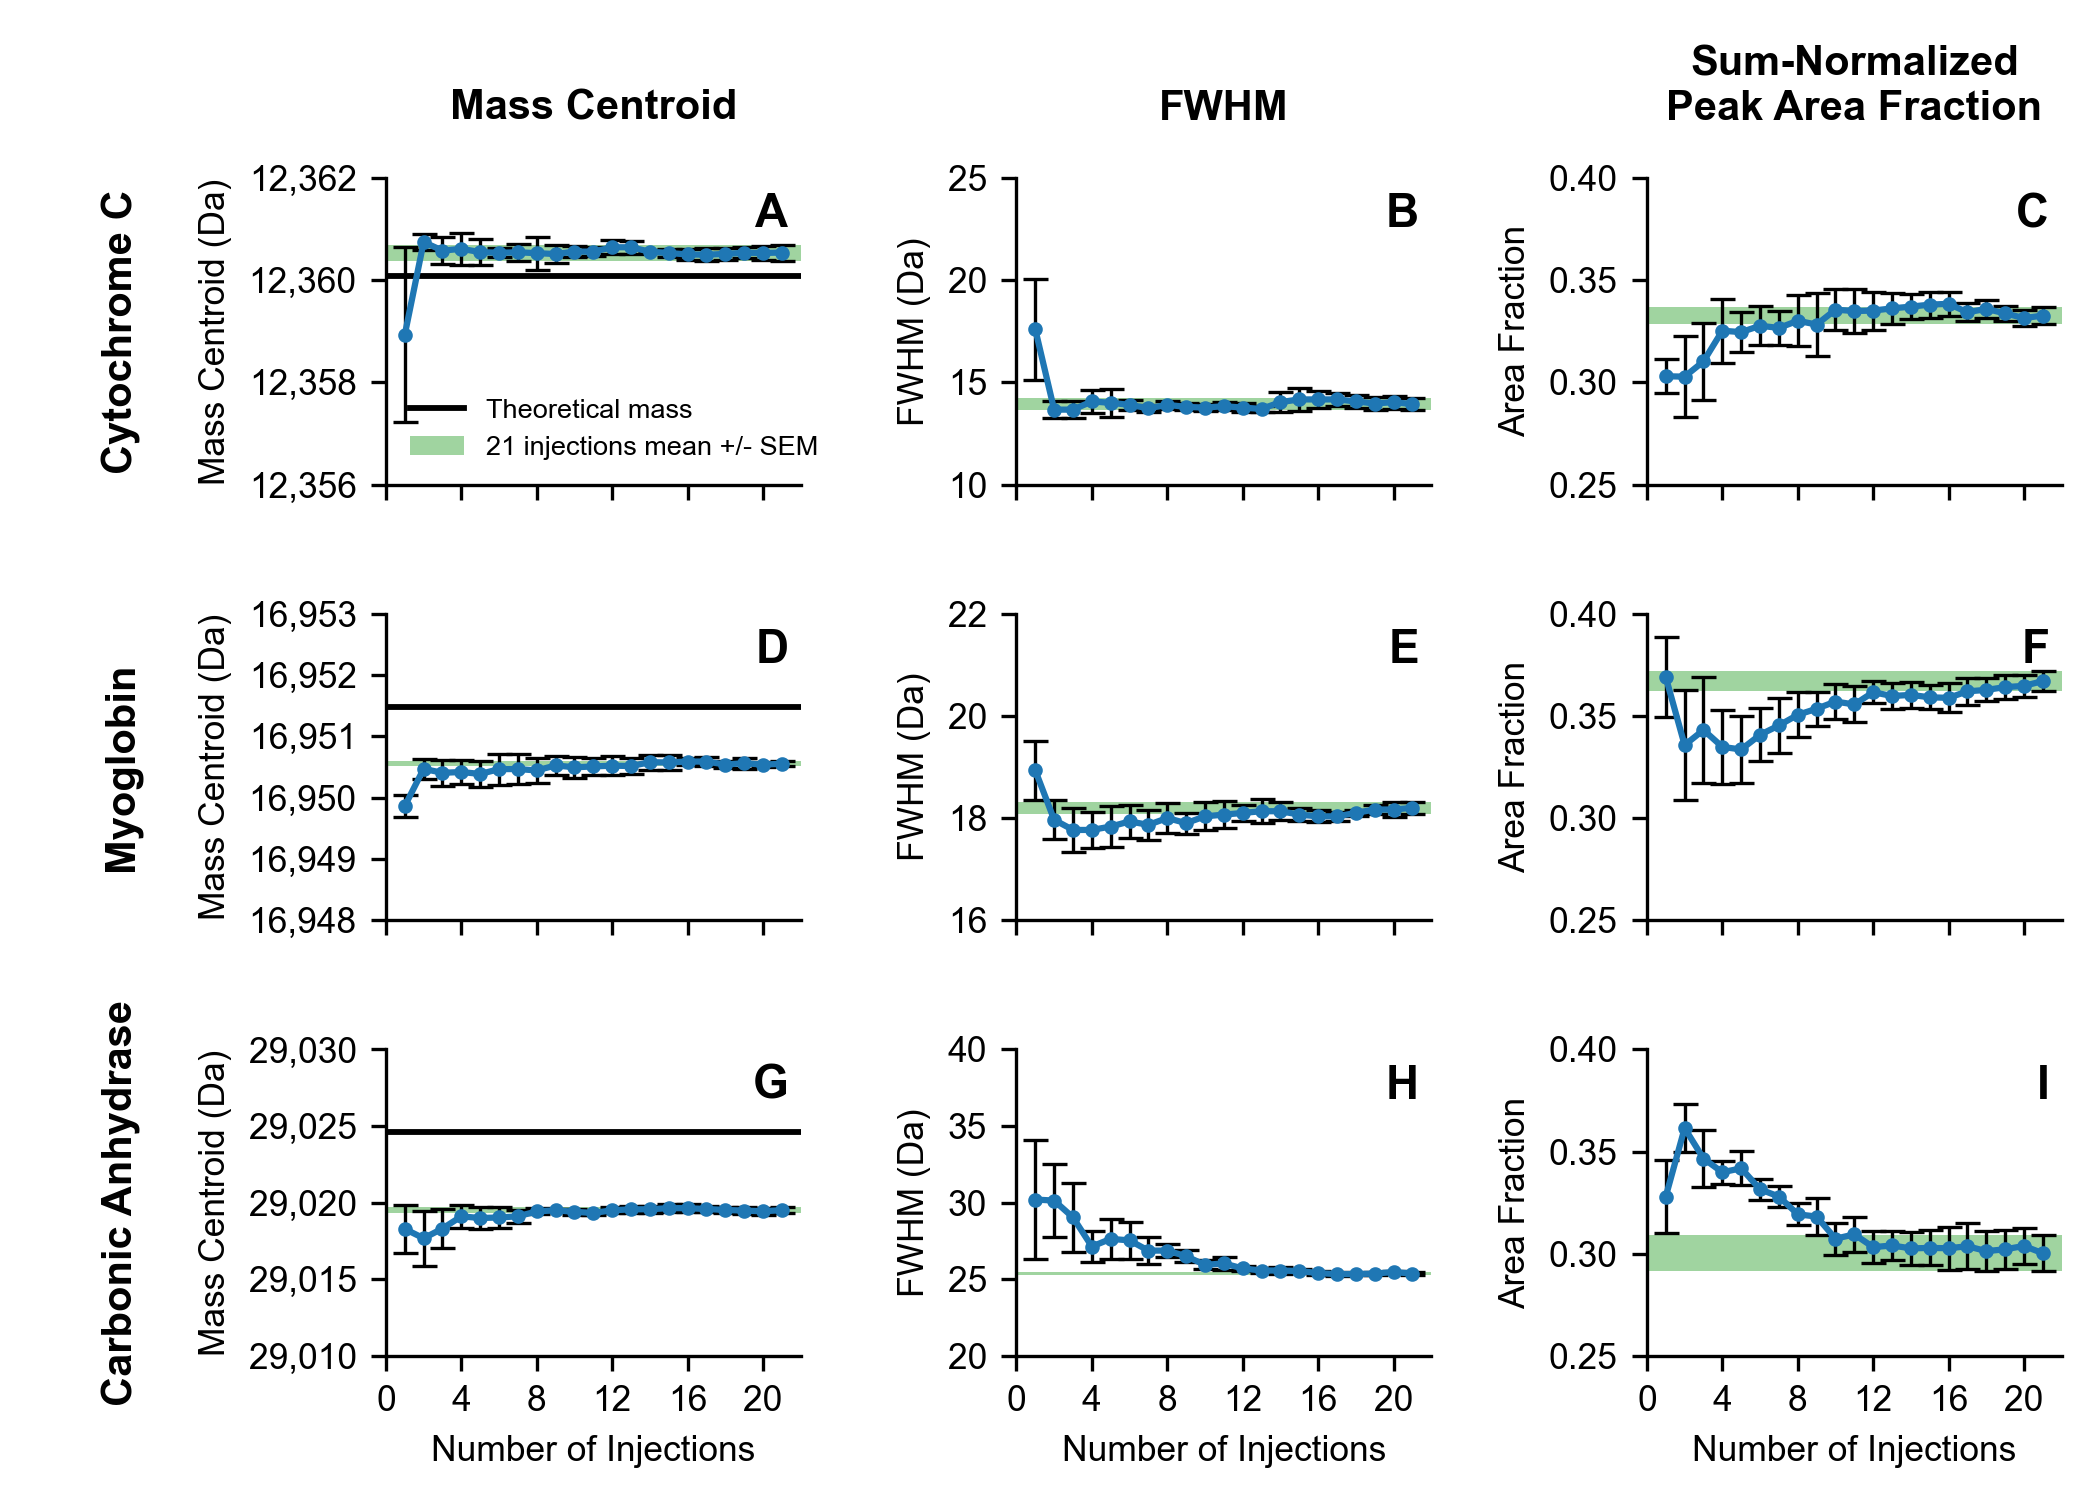

Source code (Python):
"""Create the protein-mix ion-statistics grid used in Figure S2."""

import re
from pathlib import Path

import matplotlib.pyplot as plt
from matplotlib.ticker import MaxNLocator, StrMethodFormatter
import numpy as np
import pandas as pd


REPLICATE_FOLDERS = [
    Path(r"Z:\Group Share\BHT\Temp\Paper\Stats\Protein Mix Rep 1"),
    Path(r"Z:\Group Share\BHT\Temp\Paper\Stats\Protein Mix Rep 2"),
    Path(r"Z:\Group Share\BHT\Temp\Paper\Stats\Protein Mix Rep 3"),
]

TARGET_MASSES = {
    "Cytochrome C": 12360.08,
    "Myoglobin": 16951.48,
    "Carbonic Anhydrase": 29024.63,
}

MASS_TOLERANCE_DA = 100.0
EXPECTED_INJECTIONS = tuple(range(1, 22))
HIGHLIGHT_INJECTION = 21
OUTPUT_DPI = 300
OUTPUT_DIRECTORY = Path(__file__).resolve().parent
OUTPUT_PNG = OUTPUT_DIRECTORY / "Figure S2.png"
OUTPUT_PDF = OUTPUT_DIRECTORY / "Figure S2.pdf"
OUTPUT_CSV = OUTPUT_DIRECTORY / "Figure S2_results.csv"

Y_TICK_INTERVALS_PER_SIDE = 2
BASE_FONT_SIZE = 8.5
GRID_HEADER_FONT_SIZE = 10
SUBPLOT_LABEL_FONT_SIZE = 11
LEGEND_FONT_SIZE = 6.5
FIGURE_SIZE_INCHES = (7.0, 5.0)
PEAK_LABEL_OFFSET_POINTS = 10
AXIS_STROKE_WIDTH = 0.8

REQUIRED_COLUMNS = {
    "Mass",
    "Area",
    "MassCentroid",
    "MassFWHM",
}

METRICS = {
    "centroid": {
        "title": "Mass Centroid",
        "ylabel": "Mass Centroid (Da)",
        "source": "Mass Centroid (Da)",
        "mean": "Mean Mass Centroid (Da)",
        "sem": "SEM Mass Centroid (Da)",
        "replicate": "Replicate {replicate} Mass Centroid (Da)",
        "format": "{x:,.0f}",
    },
    "fwhm": {
        "title": "FWHM",
        "ylabel": "FWHM (Da)",
        "source": "FWHM (Da)",
        "mean": "Mean FWHM (Da)",
        "sem": "SEM FWHM (Da)",
        "replicate": "Replicate {replicate} FWHM (Da)",
        "format": "{x:.0f}",
    },
    "area_fraction": {
        "title": "Sum-Normalized\nPeak Area Fraction",
        "ylabel": "Area Fraction",
        "source": "Sum-Normalized Peak Area Fraction",
        "mean": "Mean Sum-Normalized Peak Area Fraction",
        "sem": "SEM Sum-Normalized Peak Area Fraction",
        "replicate": (
            "Replicate {replicate} Sum-Normalized Peak Area Fraction"
        ),
        "format": "{x:.2f}",
    },
}


def extract_injection_number(path: Path) -> int:
    """Extract an injection count from a ``merged_N_peakparam.dat`` name."""
    match = re.search(r"merged_(\d+)_", path.name)
    if match is None:
        raise ValueError(f"Could not determine injection number from: {path.name}")
    return int(match.group(1))


def load_peak_parameters(path: Path) -> pd.DataFrame:
    """Load and validate one UniDec peak-parameter file."""
    table = pd.read_csv(path, sep=r"\s+", encoding="utf-8")
    missing_columns = REQUIRED_COLUMNS.difference(table.columns)
    if missing_columns:
        missing = ", ".join(sorted(missing_columns))
        raise ValueError(f"Missing columns ({missing}) in: {path}")

    table = table.copy()
    for column in REQUIRED_COLUMNS:
        table[column] = pd.to_numeric(table[column], errors="coerce")
    if table[list(REQUIRED_COLUMNS)].isna().any().any():
        raise ValueError(f"Non-numeric required values found in: {path}")
    return table


def match_target_peak(
    table: pd.DataFrame,
    target_mass: float,
    path: Path,
) -> pd.Series:
    """Return the closest peak whose first-column mass is within tolerance."""
    mass_error = (table["Mass"] - target_mass).abs()
    candidates = table.loc[mass_error <= MASS_TOLERANCE_DA]
    if candidates.empty:
        raise ValueError(
            f"No peak within {MASS_TOLERANCE_DA:g} Da of {target_mass:.2f} Da in: "
            f"{path}"
        )
    closest_index = mass_error.loc[candidates.index].idxmin()
    return table.loc[closest_index]


def collect_measurements() -> pd.DataFrame:
    """Collect the three matched proteins from all replicate DAT files."""
    records: list[dict[str, float | int | str]] = []

    for replicate, folder in enumerate(REPLICATE_FOLDERS, start=1):
        if not folder.is_dir():
            raise FileNotFoundError(f"Replicate folder not found: {folder}")

        files = list(folder.glob("*_peakparam.dat"))
        files.sort(key=extract_injection_number)
        found_injections = tuple(extract_injection_number(path) for path in files)
        if found_injections != EXPECTED_INJECTIONS:
            raise ValueError(
                f"Replicate {replicate} must contain injections 1--21 exactly once; "
                f"found {found_injections}"
            )

        for path in files:
            injection_number = extract_injection_number(path)
            table = load_peak_parameters(path)
            matched_peaks = {
                protein: match_target_peak(table, target_mass, path)
                for protein, target_mass in TARGET_MASSES.items()
            }

            matched_area_sum = sum(
                float(peak["Area"]) for peak in matched_peaks.values()
            )
            if matched_area_sum <= 0.0:
                raise ValueError(f"Matched peak areas do not have a positive sum: {path}")

            for protein, target_mass in TARGET_MASSES.items():
                peak = matched_peaks[protein]
                peak_area = float(peak["Area"])
                if peak_area < 0.0:
                    raise ValueError(f"Negative matched peak area found in: {path}")
                records.append(
                    {
                        "Protein": protein,
                        "Theoretical Mass (Da)": target_mass,
                        "Injection Number": injection_number,
                        "Replicate": replicate,
                        "Matched Mass (Da)": float(peak["Mass"]),
                        "Mass Centroid (Da)": float(peak["MassCentroid"]),
                        "FWHM (Da)": float(peak["MassFWHM"]),
                        "Sum-Normalized Peak Area Fraction": (
                            peak_area / matched_area_sum
                        ),
                        "Source File": str(path),
                    }
                )

    measurements = pd.DataFrame.from_records(records)
    expected_rows = (
        len(REPLICATE_FOLDERS) * len(EXPECTED_INJECTIONS) * len(TARGET_MASSES)
    )
    if len(measurements) != expected_rows:
        raise ValueError(
            f"Expected {expected_rows} matched measurements; found {len(measurements)}"
        )
    return measurements


def standard_error(values: np.ndarray) -> float:
    """Return the standard error of the mean for replicate values."""
    if values.size < 2:
        return 0.0
    return float(np.std(values, ddof=1) / np.sqrt(values.size))


def create_results_table(measurements: pd.DataFrame) -> pd.DataFrame:
    """Create the wide replicate, mean, and SEM table used for plotting."""
    rows: list[dict[str, float | int | str]] = []

    for protein, theoretical_mass in TARGET_MASSES.items():
        protein_data = measurements.loc[measurements["Protein"] == protein]
        for injection_number in EXPECTED_INJECTIONS:
            group = protein_data.loc[
                protein_data["Injection Number"] == injection_number
            ].sort_values("Replicate")
            if tuple(group["Replicate"]) != tuple(
                range(1, len(REPLICATE_FOLDERS) + 1)
            ):
                raise ValueError(
                    f"Incomplete replicate data for {protein}, injection "
                    f"{injection_number}"
                )

            row: dict[str, float | int | str] = {
                "Protein": protein,
                "Theoretical Mass (Da)": theoretical_mass,
                "Injection Number": injection_number,
            }
            for metric in METRICS.values():
                values = group[metric["source"]].to_numpy(dtype=float)
                for replicate, value in enumerate(values, start=1):
                    row[metric["replicate"].format(replicate=replicate)] = value
                row[metric["mean"]] = float(np.mean(values))
                row[metric["sem"]] = standard_error(values)
            rows.append(row)

    return pd.DataFrame.from_records(rows)


def get_nice_tick_step(raw_step: float) -> float:
    """Round a tick interval up to a readable 1, 2, 5, or 10 multiple."""
    if raw_step <= 0:
        return 1.0
    magnitude = 10 ** np.floor(np.log10(raw_step))
    normalized = raw_step / magnitude
    for candidate in (1, 2, 5, 10):
        if normalized <= candidate:
            return float(candidate * magnitude)
    return float(10 * magnitude)


def set_metric_axis_limits(
    axis: plt.Axes,
    means: np.ndarray,
    errors: np.ndarray,
    metric_name: str,
    theoretical_mass: float | None = None,
) -> None:
    """Scale an axis using the nice-tick logic from Ion Statistics Grid.py."""
    values = np.concatenate((means - errors, means + errors))
    if theoretical_mass is not None:
        values = np.append(values, theoretical_mass)

    lower_value = float(np.min(values))
    upper_value = float(np.max(values))
    span = upper_value - lower_value
    minimum_padding = 0.01 if metric_name == "area_fraction" else 1.0
    padding = max(
        span * 0.08,
        max(abs(lower_value), abs(upper_value), 1.0) * 0.00005,
        minimum_padding,
    )
    lower_limit = lower_value - padding
    upper_limit = upper_value + padding
    tick_step = get_nice_tick_step(
        (upper_limit - lower_limit) / (Y_TICK_INTERVALS_PER_SIDE * 2)
    )
    tick_start = np.floor(lower_limit / tick_step) * tick_step
    tick_end = np.ceil(upper_limit / tick_step) * tick_step
    ticks = np.arange(tick_start, tick_end + tick_step * 0.5, tick_step)
    axis.set_ylim(ticks[0], ticks[-1])
    axis.set_yticks(ticks)
    axis.yaxis.set_major_formatter(StrMethodFormatter(METRICS[metric_name]["format"]))
    axis.yaxis.get_offset_text().set_visible(False)


def subplot_label(index: int) -> str:
    """Return spreadsheet-style subplot labels: A ... Z, AA, AB, etc."""
    label = ""
    while True:
        index, remainder = divmod(index, 26)
        label = chr(ord("A") + remainder) + label
        if index == 0:
            return label
        index -= 1


def make_figure(results: pd.DataFrame) -> plt.Figure:
    """Build the grid using the plotting logic from Ion Statistics Grid.py."""
    figure, axes = plt.subplots(
        nrows=len(TARGET_MASSES),
        ncols=len(METRICS),
        squeeze=False,
        sharex="col",
        figsize=FIGURE_SIZE_INCHES,
    )
    point_color = plt.get_cmap("tab10")(0)
    highlight_color = plt.get_cmap("tab10")(2)

    for row, (protein, theoretical_mass) in enumerate(TARGET_MASSES.items()):
        protein_results = results.loc[results["Protein"] == protein].sort_values(
            "Injection Number"
        )
        injection_numbers = protein_results["Injection Number"].to_numpy(dtype=float)

        for column, (metric_name, metric) in enumerate(METRICS.items()):
            axis = axes[row, column]
            means = protein_results[metric["mean"]].to_numpy(dtype=float)
            errors = protein_results[metric["sem"]].to_numpy(dtype=float)

            if row == 0:
                axis.set_title(
                    metric["title"],
                    fontsize=GRID_HEADER_FONT_SIZE,
                    fontweight="bold",
                    pad=14,
                )

            if column == 0:
                axis.annotate(
                    protein,
                    xy=(0, 0.5),
                    xytext=(-axis.yaxis.labelpad - PEAK_LABEL_OFFSET_POINTS, 0),
                    xycoords=axis.yaxis.label,
                    textcoords="offset points",
                    ha="right",
                    va="center",
                    fontsize=GRID_HEADER_FONT_SIZE,
                    fontweight="bold",
                    rotation=90,
                )

            axis.text(
                0.97,
                0.95,
                subplot_label(row * len(METRICS) + column),
                transform=axis.transAxes,
                fontsize=SUBPLOT_LABEL_FONT_SIZE,
                fontweight="bold",
                ha="right",
                va="top",
                clip_on=True,
                zorder=10,
            )

            theoretical_for_limits = None
            if metric_name == "centroid":
                theoretical_for_limits = theoretical_mass
                axis.axhline(
                    theoretical_mass,
                    color="black",
                    linestyle="-",
                    linewidth=1.4,
                    label="Theoretical mass",
                    zorder=1.5,
                )

            highlight_row = protein_results.loc[
                protein_results["Injection Number"] == HIGHLIGHT_INJECTION
            ]
            if not highlight_row.empty:
                highlight_mean = float(highlight_row.iloc[0][metric["mean"]])
                highlight_error = float(highlight_row.iloc[0][metric["sem"]])
                if highlight_error > 0:
                    axis.axhspan(
                        highlight_mean - highlight_error,
                        highlight_mean + highlight_error,
                        facecolor=highlight_color,
                        alpha=0.45,
                        linewidth=0,
                        label=(
                            f"{HIGHLIGHT_INJECTION} injections mean +/- SEM"
                        ),
                        zorder=1,
                    )

            axis.errorbar(
                injection_numbers,
                means,
                yerr=errors,
                marker="o",
                linestyle="-",
                linewidth=1.5,
                markersize=2.5,
                capsize=3,
                color=point_color,
                markerfacecolor=point_color,
                markeredgecolor=point_color,
                ecolor="black",
                elinewidth=AXIS_STROKE_WIDTH,
                capthick=AXIS_STROKE_WIDTH,
                zorder=2,
            )

            set_metric_axis_limits(
                axis,
                means,
                errors,
                metric_name,
                theoretical_for_limits,
            )
            axis.xaxis.set_major_locator(MaxNLocator(nbins=6, integer=True))
            axis.set_ylabel(metric["ylabel"])
            axis.spines["top"].set_visible(False)
            axis.spines["right"].set_visible(False)
            axis.spines["left"].set_linewidth(AXIS_STROKE_WIDTH)
            axis.spines["bottom"].set_linewidth(AXIS_STROKE_WIDTH)
            axis.tick_params(width=AXIS_STROKE_WIDTH)

            if row == len(TARGET_MASSES) - 1:
                axis.set_xlabel("Number of Injections")

            handles, _ = axis.get_legend_handles_labels()
            if handles and row == 0 and column == 0:
                axis.legend(frameon=False, fontsize=LEGEND_FONT_SIZE, loc="best")

    figure.tight_layout(rect=(0.03, 0, 1, 1), h_pad=2.2, w_pad=2.0)
    return figure


def main() -> None:
    """Calculate statistics and render Figure S2 plus its results CSV."""
    plt.rcParams.update(
        {
            "font.family": "Arial",
            "font.size": BASE_FONT_SIZE,
            "pdf.fonttype": 42,
            "ps.fonttype": 42,
            "savefig.transparent": True,
        }
    )

    measurements = collect_measurements()
    results = create_results_table(measurements)
    results.to_csv(OUTPUT_CSV, index=False, float_format="%.10g")

    figure = make_figure(results)
    figure.savefig(
        OUTPUT_PNG,
        dpi=OUTPUT_DPI,
        transparent=True,
    )
    figure.savefig(
        OUTPUT_PDF,
        dpi=OUTPUT_DPI,
        transparent=True,
    )
    plt.close(figure)

    print(f"Matched {len(measurements)} protein measurements")
    print(f"Saved {OUTPUT_PNG}")
    print(f"Saved {OUTPUT_PDF}")
    print(f"Saved {OUTPUT_CSV}")


if __name__ == "__main__":
    main()
